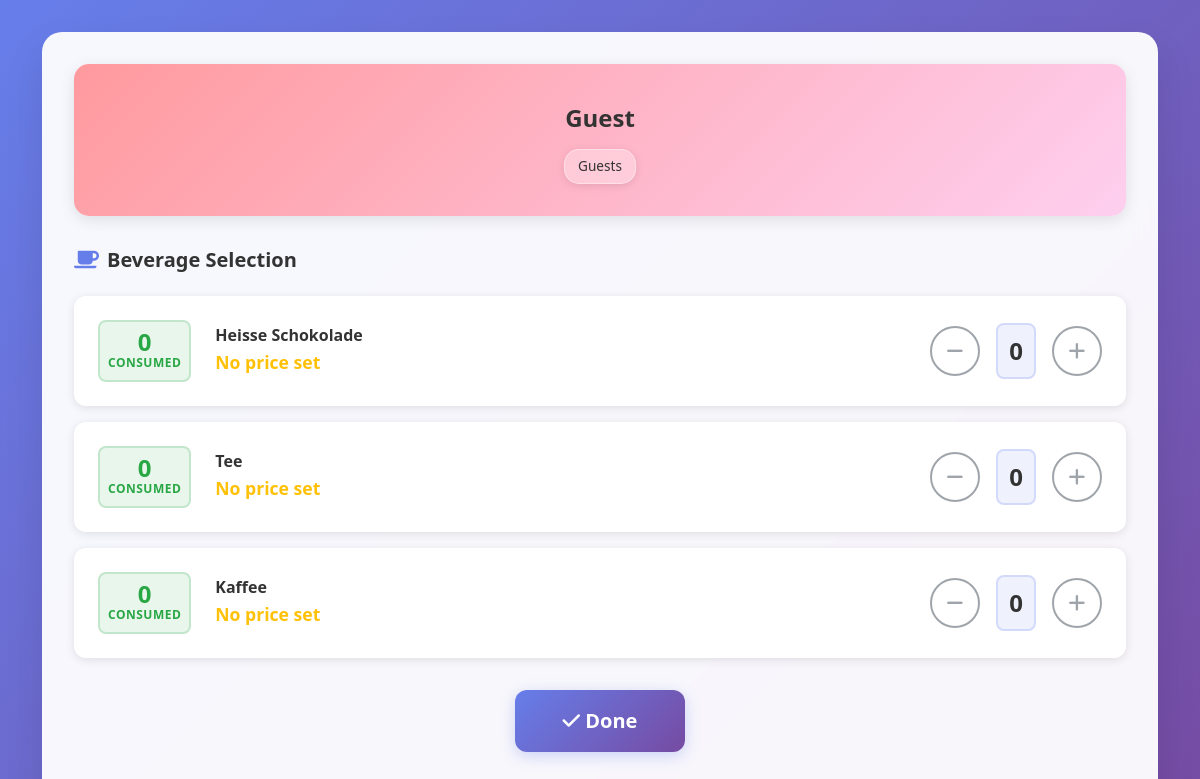
Screenshot of /guests with the database file from the repository.
### app/models.py (models this page shows)
class beverages(db.Model):
    __tablename__ = "beverages"
    id = db.Column(db.Integer, primary_key=True)
    name = db.Column(db.String(120), nullable=False)
    category = db.Column(db.String(50), nullable=False, default='drink')  # 'drink' or 'food'
    status = db.Column(db.Boolean, nullable=False, default=True)  # active, inactive
    created_at = db.Column(db.DateTime, default=datetime.utcnow, nullable=False)

### app/routes.py (the view)
@bp.route("/guests")
def guests():
    guest_user = type('GuestUser', (), {
        'id': 0,
        'first_name': 'Guest',
        'last_name': '',
        'email': '',
        'role': type('GuestRole', (), {
            'id': 1,  # Default to role ID 1 (should be "Guests" role)
            'name': 'Guests'
        })()
    })()
    all_beverages = beverages.query.filter_by(status=True).all()
    beverage_prices_for_role = beverage_prices.query.filter_by(role_id=1).all()
    price_lookup = {bp.beverage_id: bp for bp in beverage_prices_for_role}
    user_dict = {
        'id': guest_user.id,
        'first_name': guest_user.first_name,
        'last_name': guest_user.last_name,
        'email': guest_user.email,
        'role': {
            'id': guest_user.role.id,
            'name': guest_user.role.name
        }
    }
    return render_template("entries.html",
                         user=guest_user,
                         beverages=all_beverages,
                         price_lookup=price_lookup,
                         consumptions=[],
                         user_data=user_dict)

### app/templates/entries.html (shortened to what this page needs)
<!DOCTYPE html>
<html lang="en">
<head>
    <link href="https://cdn.jsdelivr.net/npm/bootstrap@5.3.0/dist/css/bootstrap.min.css" rel="stylesheet">
    <link href="https://cdnjs.cloudflare.com/ajax/libs/font-awesome/6.0.0/css/all.min.css" rel="stylesheet">
    <link href="{{ url_for('static', filename='css/entries.css') }}" rel="stylesheet">
</head>
<body>
    <div class="container">
        <div class="main-container">
            <div class="row">
                <div class="col-12">
                    <div class="user-info-card">
                        {% if user.id == 0 %}
                        <div class="pin-management-section">
                            <h4 class="user-info-title-no-pin">{{ user.first_name }} {{ user.last_name }}</h4>
                            <div class="role-and-pin-container">
                                <span class="user-role-badge-unified">{{ user.role.name if user.role else 'No Role' }}</span>
                            </div>
                        </div>
                        {% endif %}
                    </div>
                </div>
            </div>
            <div class="selection-container">
                <div class="beverage-section">
                    <h5 class="section-title">
                        <i class="fas fa-coffee"></i>
                        Beverage Selection
                    </h5>
                    <div class="beverage-list">
                        {% for beverage in beverages %}
                            {% if beverage.category == 'drink' %}
                                {% set price_info = price_lookup.get(beverage.id) %}
                                <div class="beverage-item" data-beverage-id="{{ beverage.id }}">
                                    <div class="consumed-count-section">
                                        <span class="consumed-count">0</span>
                                        <small class="consumed-label">consumed</small>
                                    </div>
                                    <div class="beverage-info">
                                        <h6 class="beverage-name">{{ beverage.name }}</h6>
                                        {% if price_info %}
                                            <span class="beverage-price">{{ "%.2f"|format(price_info.price_cents / 100) }} €</span>
                                        {% else %}
                                            <span class="beverage-price text-warning">No price set</span>
                                        {% endif %}
                                    </div>
                                    <div class="beverage-controls">
                                        {% if price_info %}
                                            <div class="quantity-controls">
                                                <button class="btn btn-outline-secondary quantity-btn" data-action="decrease">
                                                    <i class="fas fa-minus"></i>
                                                </button>
                                                <span class="quantity-display">0</span>
                                                <button class="btn btn-outline-secondary quantity-btn" data-action="increase">
                                                    <i class="fas fa-plus"></i>
                                                </button>
                                            </div>
                                        {% else %}
                                            <div class="quantity-controls">
                                                <button class="btn btn-outline-secondary quantity-btn" disabled title="No price set for this item">
                                                    <i class="fas fa-minus"></i>
                                                </button>
                                                <span class="quantity-display">0</span>
                                                <button class="btn btn-outline-secondary quantity-btn" disabled title="No price set for this item">
                                                    <i class="fas fa-plus"></i>
                                                </button>
                                            </div>
                                        {% endif %}
                                    </div>
                                </div>
                            {% endif %}
                        {% endfor %}
                    </div>
                </div>
            </div>
            <div class="action-buttons-section">
                <button class="btn btn-primary btn-lg done-btn" id="doneBtn">
                    <i class="fas fa-check"></i>
                    Done
                </button>
            </div>
        </div>
    </div>
</body>
</html>

### app/static/css/entries.css (style rules this page uses)
body { background: linear-gradient(135deg, #667eea 0%, #764ba2 100%); min-height: 100vh; font-family: 'Segoe UI', Tahoma, Geneva, Verdana, sans-serif; }
.main-container { background: rgba(255, 255, 255, 0.95); border-radius: 20px; box-shadow: 0 20px 40px rgba(0, 0, 0, 0.1); backdrop-filter: blur(10px); margin: 2rem auto; padding: 2rem; }
.btn-primary { background: linear-gradient(135deg, #667eea 0%, #764ba2 100%); border: none; border-radius: 10px; padding: 12px 30px; font-weight: 600; transition: all 0.3s ease; }
.user-info-card { background: linear-gradient(135deg, #ff9a9e 0%, #fecfef 100%); border-radius: 15px; padding: 1.5rem; margin-bottom: 2rem; box-shadow: 0 4px 15px rgba(0, 0, 0, 0.1); }
.pin-management-section { margin-top: 1rem; text-align: center; }
.role-and-pin-container { display: flex; flex-direction: column; align-items: center; gap: 0.75rem; }
.section-title { color: #333; font-weight: 600; margin-bottom: 1.5rem; display: flex; align-items: center; gap: 0.5rem; }
.section-title i { color: #667eea; }
.beverage-section .section-title i { color: #667eea; }
.user-info-title-no-pin { color: #333; font-size: 1.5rem; font-weight: 600; margin: 0 0 0.5rem 0; text-align: center; }
.user-role-badge-unified { display: inline-block; background: rgba(255, 255, 255, 0.3); color: #333; padding: 0.4rem 0.8rem; border-radius: 15px; font-size: 0.85rem; font-weight: 500; text-align: center; margin: 0.5rem 0; border: 1px solid rgba(255, 255, 255, 0.4); backdrop-filter: blur(5px); box-shadow: 0 2px 8px rgba(0, 0, 0, 0.1); }
.selection-container { margin-bottom: 2rem; }
.beverage-section { margin-bottom: 0; }
.beverage-list { display: flex; flex-direction: column; gap: 1rem; }
.beverage-item { background: white; border-radius: 12px; padding: 1.5rem; box-shadow: 0 2px 10px rgba(0, 0, 0, 0.1); display: flex; align-items: center; gap: 1.5rem; transition: all 0.3s ease; }
.consumed-count-section { display: flex; flex-direction: column; align-items: center; min-width: 80px; padding: 0.5rem; background: rgba(40, 167, 69, 0.1); border-radius: 8px; border: 2px solid rgba(40, 167, 69, 0.2); }
.consumed-count { font-size: 1.5rem; font-weight: 700; color: #28a745; line-height: 1; }
.consumed-label { color: #28a745; font-size: 0.75rem; font-weight: 600; text-transform: uppercase; letter-spacing: 0.5px; }
.beverage-info { flex: 1; }
.beverage-name { color: #333; font-weight: 600; margin-bottom: 0.25rem; }
.beverage-price { color: #667eea; font-weight: 600; font-size: 1.1rem; }
.beverage-controls { display: flex; align-items: center; }
.quantity-controls { display: flex; align-items: center; gap: 1rem; }
.quantity-btn { width: 50px; height: 50px; border-radius: 50%; display: flex; align-items: center; justify-content: center; border: 2px solid #667eea; color: #667eea; background: white; transition: all 0.3s ease; font-size: 1.2rem; }
.quantity-display { font-weight: 700; font-size: 1.5rem; min-width: 40px; text-align: center; color: #333; background: rgba(102, 126, 234, 0.1); padding: 0.5rem; border-radius: 8px; border: 2px solid rgba(102, 126, 234, 0.2); }
.consumed-count { font-weight: 600; color: #28a745; }
.action-buttons-section { display: flex; gap: 1rem; margin-bottom: 2rem; justify-content: center; }
.done-btn { background: linear-gradient(135deg, #667eea 0%, #764ba2 100%); border: none; border-radius: 12px; padding: 1rem 3rem; font-weight: 600; transition: all 0.3s ease; box-shadow: 0 4px 15px rgba(102, 126, 234, 0.3); color: white; }

### rows the page displays
beverages: name "Heisse Schokolade"
beverages: name "Tee"
beverages: name "Kaffee"

### other values shown
{{ user.first_name }} "Guest"
{{ user.role.name if user.role else 'No Role' }} "Guests"
